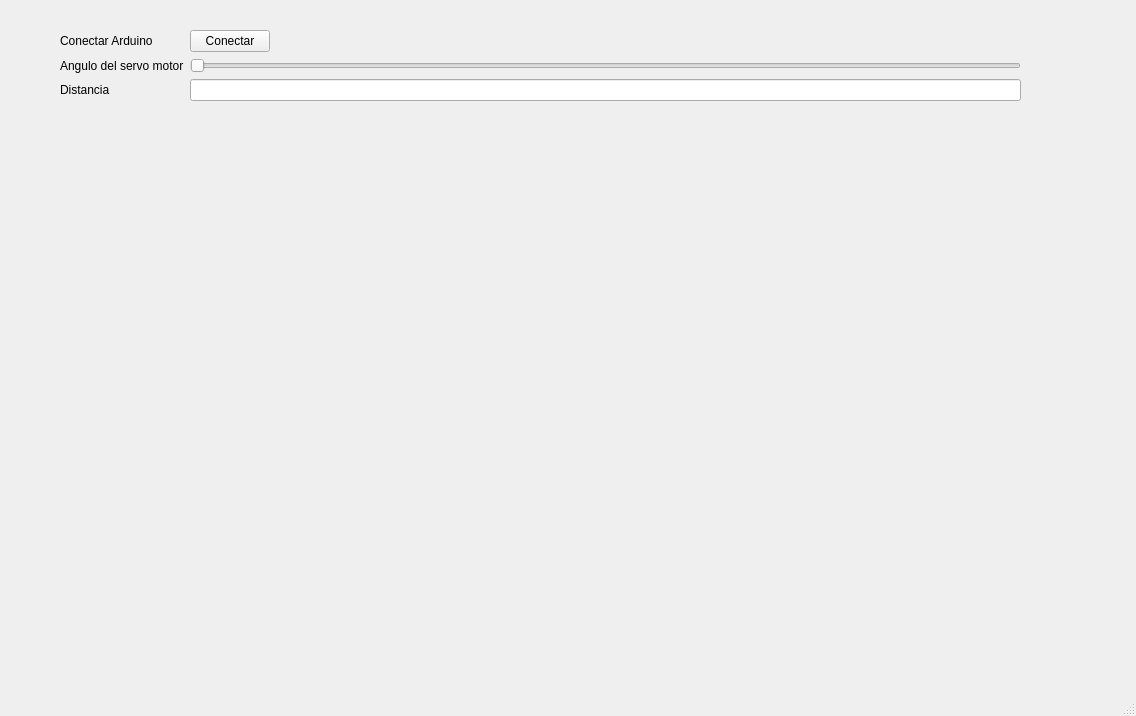
<?xml version="1.0" encoding="UTF-8"?>
<ui version="4.0">
 <class>MainWindow</class>
 <widget class="QMainWindow" name="MainWindow">
  <property name="geometry">
   <rect>
    <x>0</x>
    <y>0</y>
    <width>1136</width>
    <height>716</height>
   </rect>
  </property>
  <property name="windowTitle">
   <string>MainWindow</string>
  </property>
  <widget class="QWidget" name="centralwidget">
   <widget class="QWidget" name="formLayoutWidget">
    <property name="geometry">
     <rect>
      <x>60</x>
      <y>30</y>
      <width>961</width>
      <height>88</height>
     </rect>
    </property>
    <layout class="QFormLayout" name="formLayout">
     <item row="1" column="0">
      <widget class="QLabel" name="label">
       <property name="text">
        <string>Angulo del servo motor</string>
       </property>
      </widget>
     </item>
     <item row="1" column="1">
      <widget class="QSlider" name="servomotor">
       <property name="maximum">
        <number>180</number>
       </property>
       <property name="tracking">
        <bool>false</bool>
       </property>
       <property name="orientation">
        <enum>Qt::Horizontal</enum>
       </property>
      </widget>
     </item>
     <item row="2" column="0">
      <widget class="QLabel" name="label_2">
       <property name="text">
        <string>Distancia</string>
       </property>
      </widget>
     </item>
     <item row="2" column="1">
      <widget class="QLineEdit" name="distancia">
       <property name="readOnly">
        <bool>true</bool>
       </property>
      </widget>
     </item>
     <item row="0" column="0">
      <widget class="QLabel" name="label_3">
       <property name="text">
        <string>Conectar Arduino</string>
       </property>
      </widget>
     </item>
     <item row="0" column="1">
      <widget class="QPushButton" name="BtnConectar">
       <property name="sizePolicy">
        <sizepolicy hsizetype="Fixed" vsizetype="Fixed">
         <horstretch>0</horstretch>
         <verstretch>0</verstretch>
        </sizepolicy>
       </property>
       <property name="text">
        <string>Conectar</string>
       </property>
      </widget>
     </item>
    </layout>
   </widget>
  </widget>
  <widget class="QMenuBar" name="menubar">
   <property name="geometry">
    <rect>
     <x>0</x>
     <y>0</y>
     <width>1136</width>
     <height>26</height>
    </rect>
   </property>
  </widget>
  <widget class="QStatusBar" name="statusbar"/>
 </widget>
 <resources/>
 <connections/>
</ui>
